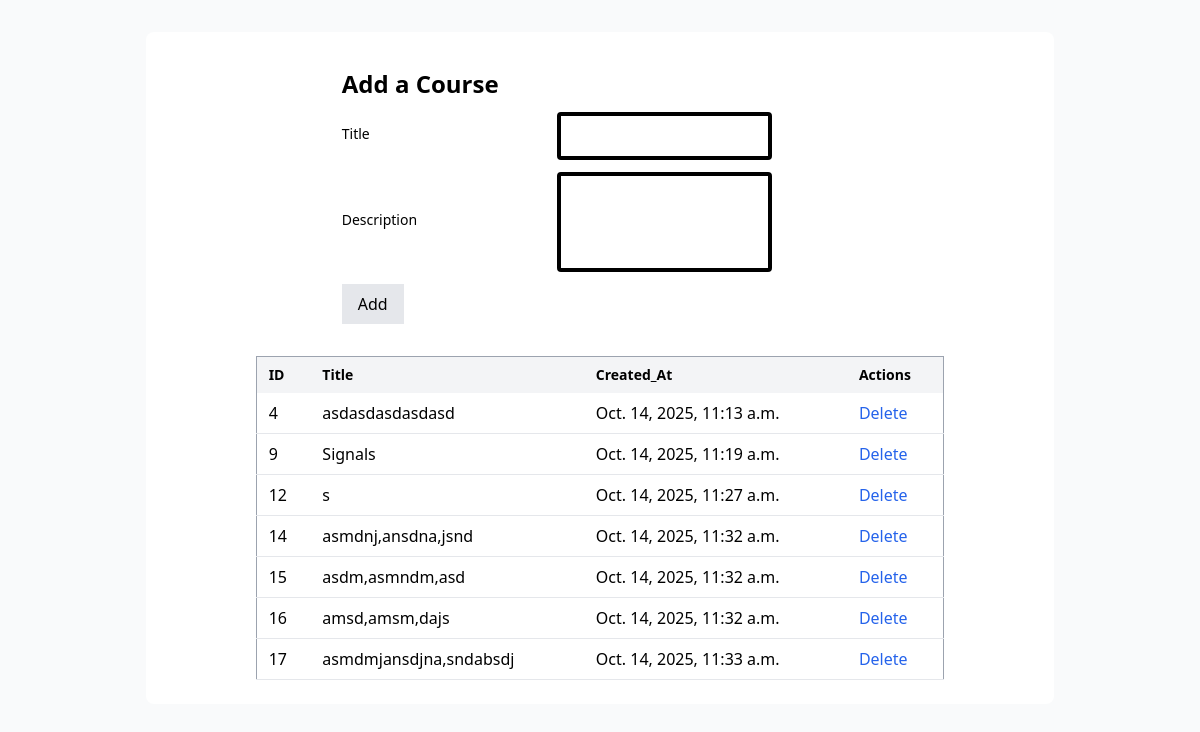
The app's page /, older data.
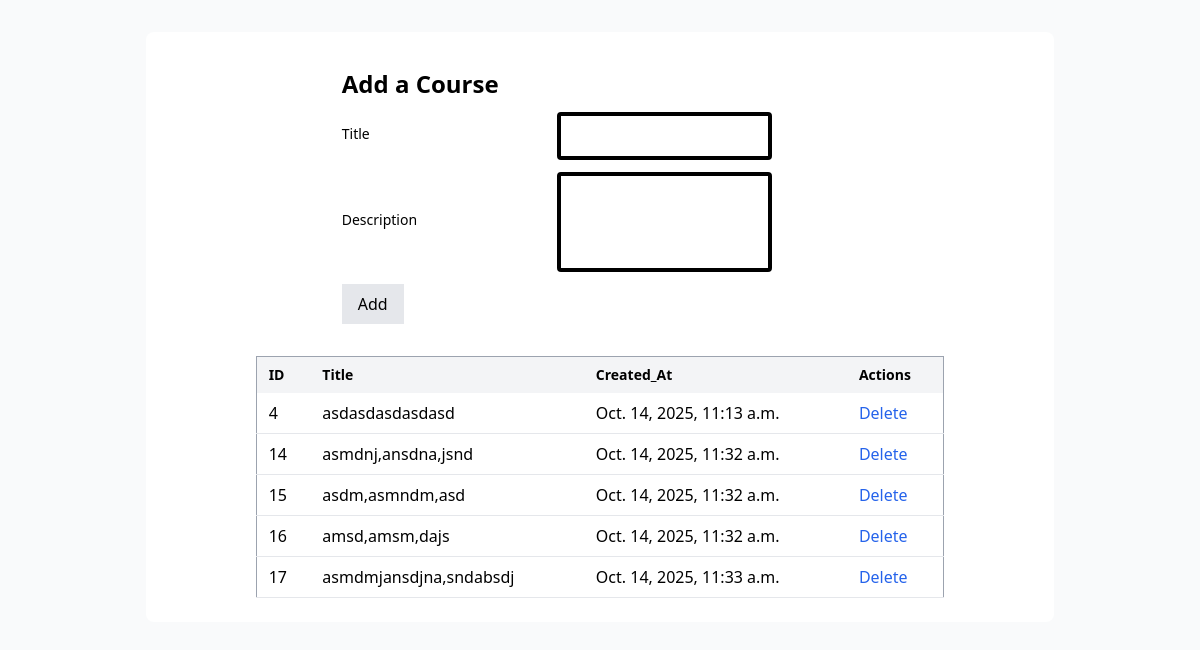
The same page, newer data.
### app/models.py (models this page shows, shortened)
class Course(models.Model):
    name = models.CharField(max_length=255)
    desc = models.CharField(max_length=255)
    created_at = models.DateTimeField(auto_now_add=True)
    updated_at = models.DateTimeField(auto_now=True)
    objects = Manager()

### app/views.py (the view)
# urls.py: path('', views.index),
def index(request):
    context = {
        "courses": all_courses(),
    }
    return render(request, 'index.html', context)

### app/models.py (called while the page is built)
def all_courses():
    courses = Course.objects.all()
    return courses

### app/templates/index.html (shortened to what this page needs)
<!DOCTYPE html>
<html lang="en">
<head>
    <script src="https://cdn.tailwindcss.com"></script>
</head>
<body class="bg-gray-50 p-8">
    <div class="w-[80%] mx-auto bg-white rounded-lg  p-6">
        <div class="flex flex-col gap-8 justify-between">
            <div class="w-[50%] ml-[20%]">
                <form class="space-y-3  " action="/add_course" method="POST">
                            <h1 class="text-2xl font-bold mb-6">Add a Course </h1>
                    <div class="flex gap-4  items-center  justify-between ">
                        <label class=" text-sm font-medium mb-1">Title</label>
                        <input type="text" name="title" class="w-[50%] px-3 py-2   rounded border-black  border-4">
                    </div>
                    <div class="flex gap-4 align-center items-center justify-between   ">
                        <label class=" text-sm font-medium mb-1">Description</label>
                        <input type="text" name="desc" class=" h-[100px] w-[50%] px-3 py-2 border-black rounded border-4">
                    </div>
                    <button type="submit" class="px-4 py-2 bg-gray-200  font-medium">Add</button>
                </form>
            </div>
            <div class=" w-[80%] ml-[10%]">
                <table class="w-full border-spacing-2  border border-gray-400">
                    <thead>
                        <tr class="bg-gray-100" >
                            <th class="text-left py-2 px-3 text-sm font-semibold">ID</th>
                            <th class="text-left py-2 px-3 text-sm font-semibold">Title</th>
                            <th class="text-left py-2 px-3 text-sm font-semibold">Created_At</th>
                            <th class="text-left py-2 px-3 text-sm font-semibold">Actions</th>
                        </tr>
                    </thead>
                    <tbody>
                        {% for course in courses %}
                        <tr class="border-b">
                            <td class="py-2 px-3 ">{{course.id}} </td>
                            <td class="py-2 px-3">{{course.name}} </td>
                            <td class="py-2 px-3">{{course.created_at}} </td>
                            <td class="py-2 px-3"><a href="destroy/{{course.id}}" class="text-blue-600 ">Delete</a></td>
                        </tr>
                        {% endfor %}
                    </tbody>
                </table>
            </div>
        </div>
    </div>
</body>
</html>

Row changes from the older to the newer data that the page shows:
removed Course: id "9", name "Signals", created_at "Oct. 14, 2025, 11:19 a.m."
removed Course: id "12", name "s", created_at "Oct. 14, 2025, 11:27 a.m."
